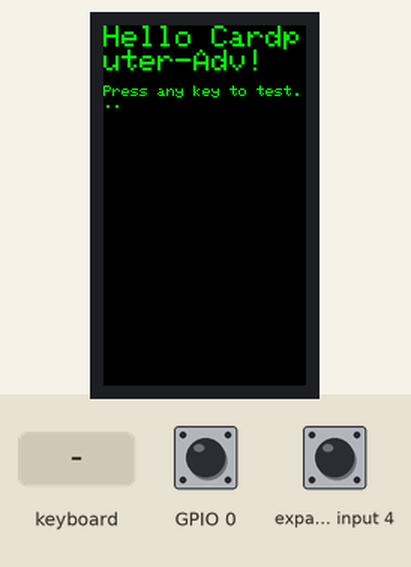
This sketch was run on a simulated ESP32-S3. Parts: 135×240 colour display. The inputs (shaded band) are chosen by the test bench; at power-on: GPIO 0 HIGH, expander input 4 HIGH.

Above: at 1.3 s.
1.4 s: keyboard key "1" received
At 2.1 s:
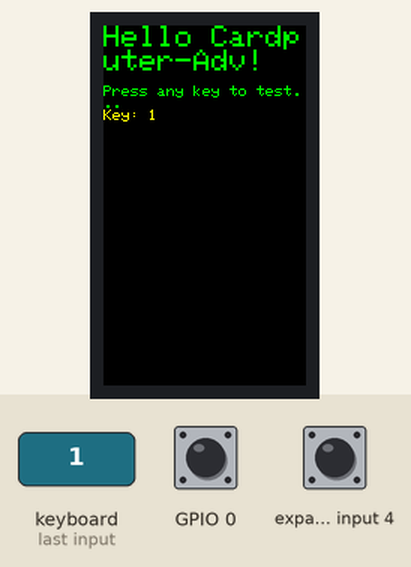
2.9 s: keyboard key "0" received
At 3.2 s:
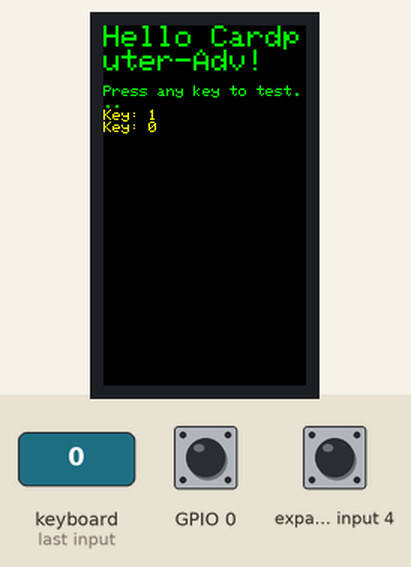
Timing chart, 0 to 5.9 s (numbered marks = the images above; inputs shaded):
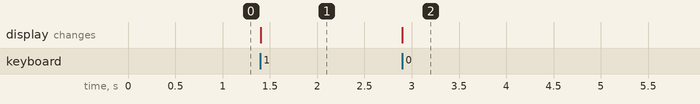

The sketch:

cardputer_test.ino
```cpp
// Minimal toolchain test for M5Stack Cardputer-Adv
// Shows a hello message and echoes whatever key you press.
#include <M5Cardputer.h>

void setup() {
  auto cfg = M5.config();
  M5Cardputer.begin(cfg, true);  // true = enable keyboard

  M5Cardputer.Display.setRotation(1);
  M5Cardputer.Display.fillScreen(BLACK);
  M5Cardputer.Display.setTextColor(GREEN, BLACK);
  M5Cardputer.Display.setTextSize(2);
  M5Cardputer.Display.setCursor(0, 0);
  M5Cardputer.Display.println("Hello Cardputer-Adv!");
  M5Cardputer.Display.setTextSize(1);
  M5Cardputer.Display.println("");
  M5Cardputer.Display.println("Press any key to test...");
}

void loop() {
  M5Cardputer.update();

  if (M5Cardputer.Keyboard.isChange() && M5Cardputer.Keyboard.isPressed()) {
    auto status = M5Cardputer.Keyboard.keysState();
    M5Cardputer.Display.setTextColor(YELLOW, BLACK);
    M5Cardputer.Display.print("Key: ");
    for (auto c : status.word) {
      M5Cardputer.Display.print(c);
    }
    M5Cardputer.Display.println("");
  }
}
```

Measured:
- after the input at 1.4 s, the display: changes at once (image 1)
- after the input at 2.9 s, the display: changes at once (image 2)
